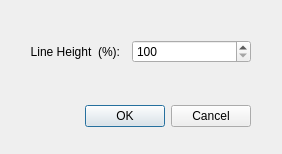
<?xml version="1.0" encoding="UTF-8"?>
<ui version="4.0">
 <class>LineHeightDialog</class>
 <widget class="QDialog" name="LineHeightDialog">
  <property name="geometry">
   <rect>
    <x>0</x>
    <y>0</y>
    <width>282</width>
    <height>154</height>
   </rect>
  </property>
  <property name="windowTitle">
   <string>Line Height Settings</string>
  </property>
  <widget class="QDialogButtonBox" name="buttonBox">
   <property name="geometry">
    <rect>
     <x>70</x>
     <y>100</y>
     <width>181</width>
     <height>32</height>
    </rect>
   </property>
   <property name="orientation">
    <enum>Qt::Orientation::Horizontal</enum>
   </property>
   <property name="standardButtons">
    <set>QDialogButtonBox::StandardButton::Cancel|QDialogButtonBox::StandardButton::Ok</set>
   </property>
  </widget>
  <widget class="QWidget" name="layoutWidget">
   <property name="geometry">
    <rect>
     <x>30</x>
     <y>40</y>
     <width>221</width>
     <height>48</height>
    </rect>
   </property>
   <layout class="QFormLayout" name="formLayout">
    <property name="horizontalSpacing">
     <number>12</number>
    </property>
    <item row="0" column="1">
     <widget class="QSpinBox" name="spinBox">
      <property name="minimum">
       <number>100</number>
      </property>
      <property name="maximum">
       <number>500</number>
      </property>
      <property name="singleStep">
       <number>10</number>
      </property>
      <property name="value">
       <number>100</number>
      </property>
     </widget>
    </item>
    <item row="0" column="0">
     <widget class="QLabel" name="label">
      <property name="text">
       <string>Line Height  (%):</string>
      </property>
      <property name="alignment">
       <set>Qt::AlignmentFlag::AlignRight|Qt::AlignmentFlag::AlignTrailing|Qt::AlignmentFlag::AlignVCenter</set>
      </property>
     </widget>
    </item>
   </layout>
  </widget>
 </widget>
 <resources/>
 <connections>
  <connection>
   <sender>buttonBox</sender>
   <signal>accepted()</signal>
   <receiver>LineHeightDialog</receiver>
   <slot>accept()</slot>
   <hints>
    <hint type="sourcelabel">
     <x>248</x>
     <y>254</y>
    </hint>
    <hint type="destinationlabel">
     <x>157</x>
     <y>274</y>
    </hint>
   </hints>
  </connection>
  <connection>
   <sender>buttonBox</sender>
   <signal>rejected()</signal>
   <receiver>LineHeightDialog</receiver>
   <slot>reject()</slot>
   <hints>
    <hint type="sourcelabel">
     <x>316</x>
     <y>260</y>
    </hint>
    <hint type="destinationlabel">
     <x>286</x>
     <y>274</y>
    </hint>
   </hints>
  </connection>
 </connections>
</ui>
